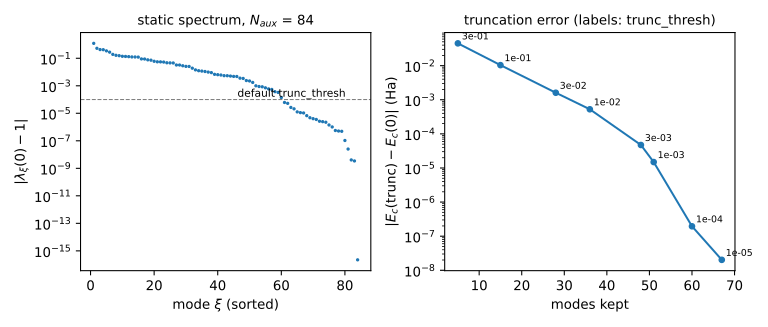

The script that saved this image:
"""Figure 18.3: the static PDEP spectrum and what truncation costs.

Water / cc-pVDZ, aux cc-pvdz-ri, RHF reference, all electrons, default
quadrature. Left: |lambda_xi(0) - 1| of the static dielectric eigenvalues,
sorted, with the default trunc_thresh. Right: the error of the truncated PDEP
energy against trunc_thresh = 0 versus the number of modes kept.

Writes pdep_spectrum.svg next to this file and records ferric.__build__ in
its title. Run (about ten seconds):
  box-lease run --label book-fig -- uv run --no-sync python book/src/figures/18-rpa/pdep_spectrum.py
"""
# SPDX-License-Identifier: MIT OR Apache-2.0

from pathlib import Path

import matplotlib

matplotlib.use("svg")
import matplotlib.pyplot as plt  # noqa: E402

import ferric  # noqa: E402

matplotlib.rcParams["svg.hashsalt"] = "ferric-book"

ROOT = Path(__file__).resolve().parents[4]
WATER = ROOT / "testdata" / "molecules" / "water.xyz"
THRESHOLDS = [3e-1, 1e-1, 3e-2, 1e-2, 3e-3, 1e-3, 1e-4, 1e-5]
DEFAULT_TRUNC = 1e-4


def run(trunc: float):
    return ferric.run_pdep_rpa(
        ferric.Molecule.from_xyz(str(WATER)),
        ferric.BasisSet.bundled("cc-pvdz"),
        ferric.BasisSet.bundled("cc-pvdz-ri"),
        trunc_thresh=trunc,
    )


def main() -> None:
    full = run(0.0)
    lam = sorted((abs(x - 1.0) for x in full.eigenvalues_static), reverse=True)
    if len(lam) == 0:
        raise SystemExit("trunc_thresh = 0 returned no static eigenvalues")
    rows = []
    for t in THRESHOLDS:
        r = run(t)
        rows.append((t, r.n_eigenpotentials, r.e_rpa - full.e_rpa))
    for t, n, d in rows:
        print(f"trunc {t:8.1e}  kept {n:4d}  dE {d:+.3e} Ha")

    fig, (a1, a2) = plt.subplots(1, 2, figsize=(8.0, 3.4))
    a1.semilogy(range(1, len(lam) + 1), lam, ".", ms=3)
    a1.axhline(DEFAULT_TRUNC, color="0.5", lw=0.8, ls="--")
    a1.text(len(lam) * 0.55, DEFAULT_TRUNC * 1.6, "default trunc_thresh", fontsize=8)
    a1.set_xlabel(r"mode $\xi$ (sorted)")
    a1.set_ylabel(r"$|\lambda_\xi(0) - 1|$")
    a1.set_title(f"static spectrum, $N_{{aux}}$ = {len(lam)}", fontsize=10)

    a2.semilogy(
        [n for _, n, _ in rows], [max(abs(d), 1e-16) for _, _, d in rows], "o-", ms=4
    )
    for t, n, d in rows:
        a2.annotate(
            f"{t:.0e}",
            (n, max(abs(d), 1e-16)),
            fontsize=7,
            xytext=(3, 3),
            textcoords="offset points",
        )
    a2.set_xlabel("modes kept")
    a2.set_ylabel(r"$|E_c(\mathrm{trunc}) - E_c(0)|$ (Ha)")
    a2.set_title("truncation error (labels: trunc_thresh)", fontsize=10)
    fig.tight_layout()
    b = ferric.__build__
    title = (
        f"pdep_spectrum.py; ferric {b['git_sha'][:12]}{' dirty' if b['dirty'] else ''}"
    )
    fig.savefig(
        Path(__file__).with_suffix(".svg"), metadata={"Date": None, "Title": title}
    )


if __name__ == "__main__":
    main()
